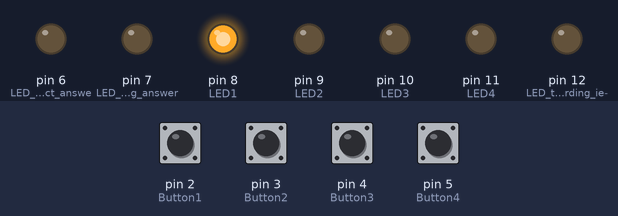
The sketch below on a simulated Arduino Uno, built with avr-gcc and run on an emulated ATmega328P. Shown: output pins drawn as LEDs (lit = HIGH). Inputs (shaded band) come from the test bench; at power-on: pin 2 (Button1), pin 3 (Button2), pin 4 (Button3), pin 5 (Button4) HIGH. Random numbers use the default seed unless the sketch sets one.

Above: at 0.1 s.
At 4.1 s:
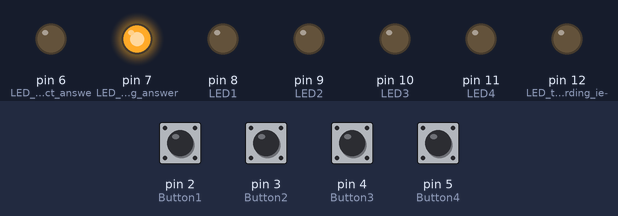
At 7.1 s:
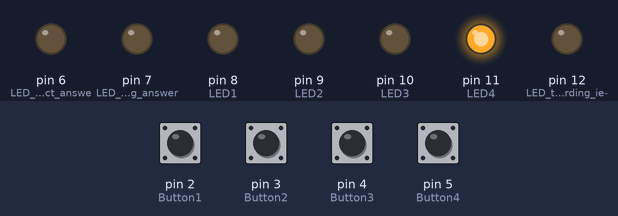
At 10.1 s:
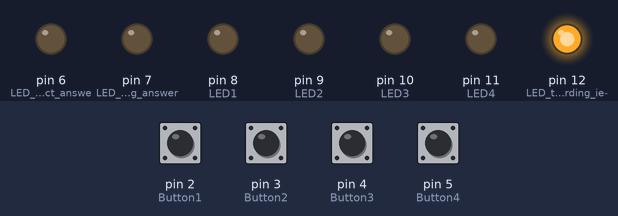
At 14.1 s:
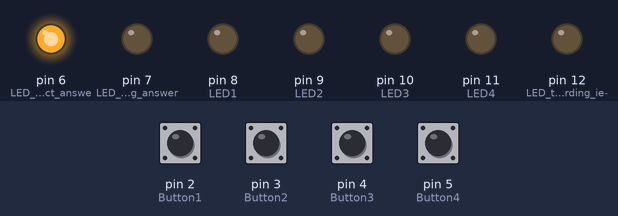
At 34.6 s:
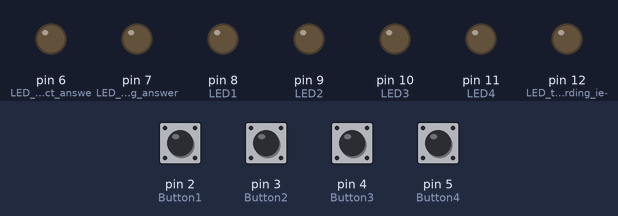
Timing chart, 0 to 40.0 s (numbered marks = the images above):
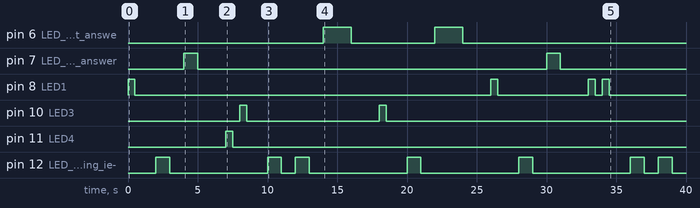

Measured:
- by itself, pin 7 (LED_to_show_wrong_answer): alternates HIGH for 1.0 s and LOW for 25.0 s
- by itself, pin 8 (LED1): LOW → HIGH at 0.00 s, → LOW 0.50 s later, → HIGH 25.5 s later, → LOW 0.50 s later, … (8 changes in this stretch)
- by itself, pin 10 (LED3): alternates HIGH for 0.50 s and LOW for 9.5 s, 4 changes in all, then stays LOW
- by itself, pin 11 (LED4): LOW → HIGH at 7.0 s, → LOW 0.50 s later
- by itself, pin 6 (LED_to_show_correct_answe): LOW → HIGH at 14.0 s, → LOW 2.0 s later, → HIGH 6.0 s later, → LOW 2.0 s later, … (4 changes in this stretch)
- by itself, pin 12 (LED_to_show_recording_ie-): LOW → HIGH at 2.0 s, → LOW 1.0 s later, → HIGH 7.0 s later, → LOW 1.0 s later, … (14 changes in this stretch)

The sketch:

simon_says_1.1.ino
```cpp
int button[100],i,j=1,flag,led[100];
int button1,button2,button3,button4;
void setup()
{
  randomSeed(analogRead(0));
  Serial.begin(9600);
  pinMode(2,INPUT_PULLUP); //Button1
  pinMode(3,INPUT_PULLUP); //Button2
  pinMode(4,INPUT_PULLUP); //Button3
  pinMode(5,INPUT_PULLUP); //Button4
  pinMode(6,OUTPUT);       //LED to show correct answer
  pinMode(7,OUTPUT);       //LED to show wrong answer
  pinMode(8,OUTPUT);       //LED1
  pinMode(9,OUTPUT);       //LED2
  pinMode(10,OUTPUT);      //LED3
  pinMode(11,OUTPUT);      //LED4
  pinMode(12,OUTPUT);      //LED to show recording ie- when on, press button 1-4 to record for checking
}

void loop()
{
  flag =0;
  for(i=0;i<j;i++) //TO GIVE OUTPUT
  {
   led[i]=random(1,5);
    switch(led[i])
    {
     case 1:
     {
       digitalWrite(8,HIGH);
       delay(500);
       digitalWrite(8,LOW);
       delay(500);
       break;
     }
     case 2:
     {
       digitalWrite(9,HIGH);
       delay(500);
       digitalWrite(9,LOW);
       delay(500);
       break;
     }
     case 3:
     {
       digitalWrite(10,HIGH);
       delay(500);
       digitalWrite(10,LOW);
       delay(500);
       break;
     }
     case 4:
     {
       digitalWrite(11,HIGH);
       delay(500);
       digitalWrite(11,LOW);
       delay(500);
       break;
     }
   }
  }
  delay(1000);
  for(i=0;i<j;i++) // To take input while LED12 is on and check for flag
  {
   digitalWrite(12,HIGH);
   delay(1000);
   button1= digitalRead(2);
   button2= digitalRead(3);
   button3= digitalRead(4);
   button4= digitalRead(5);
   digitalWrite(12,LOW);
   delay(1000);
   if(button1==0)
   { button[i]=1; }
   else if(button2==0)
   { button[i]=2; }
   else if(button3==0)
   { button[i]=3; }
   else if(button4==0)
   { button[i]=4; }
   else button[i]=1;
   if(button[i]!=led[i])
   flag=1;
  }
  if(flag==1)
  {
     digitalWrite(6,HIGH);
     delay(2000);
     digitalWrite(6,LOW);
     delay(1000);
     j=0;
  }
  if(flag==0)
  {
    digitalWrite(7,HIGH);
    delay(1000);
    digitalWrite(7,LOW);
    delay(1000);

  }
  j++;
  delay(1000);
}
```
